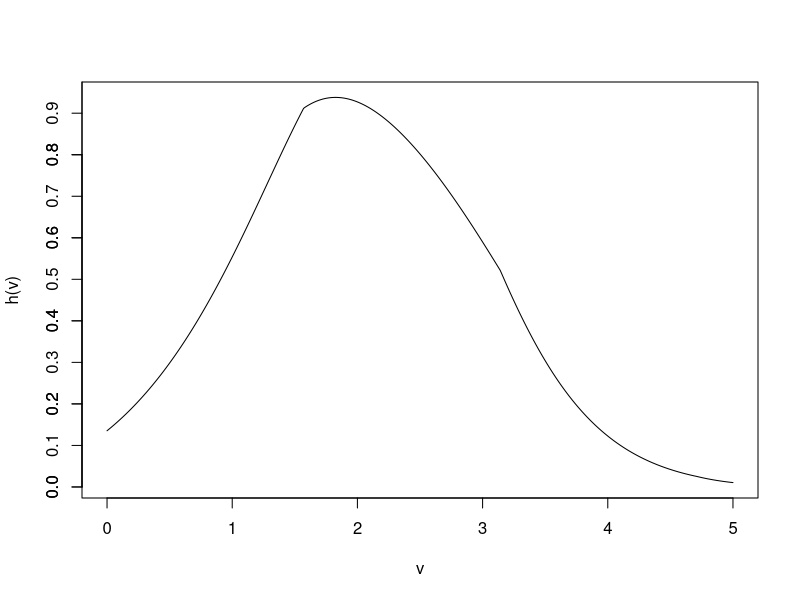
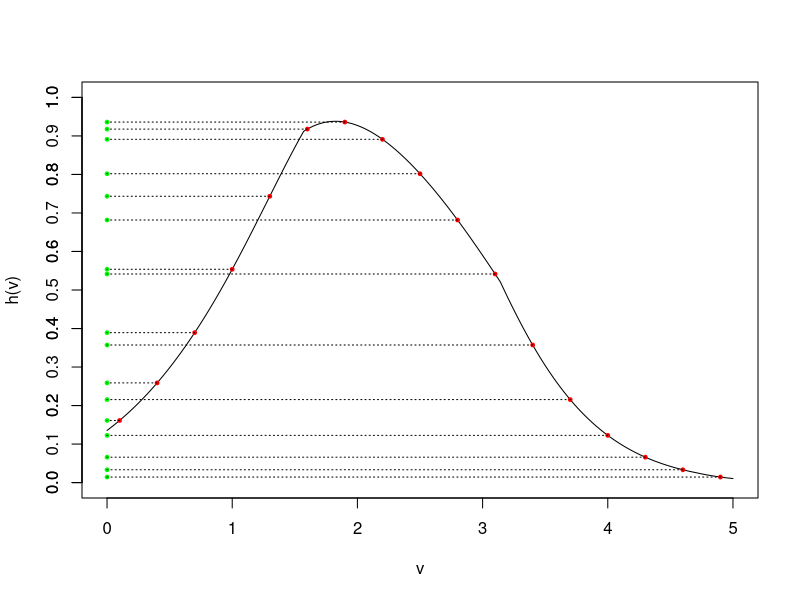
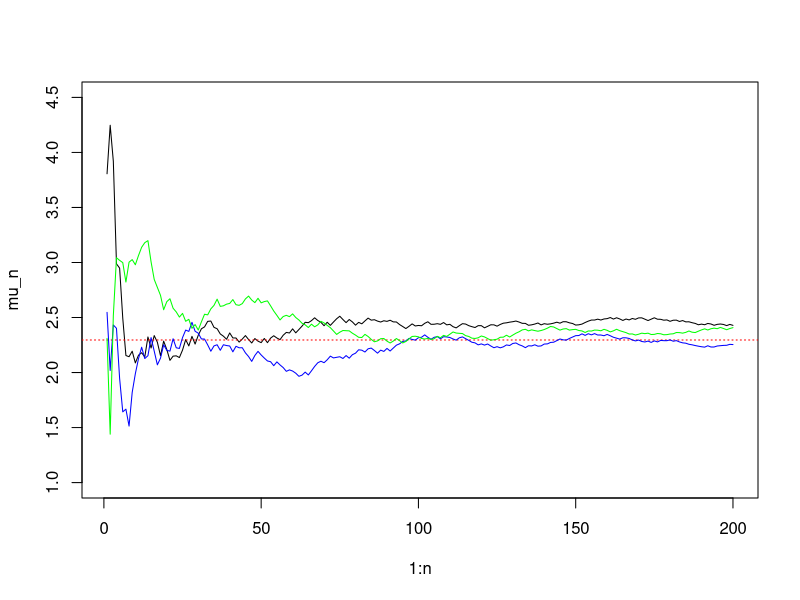
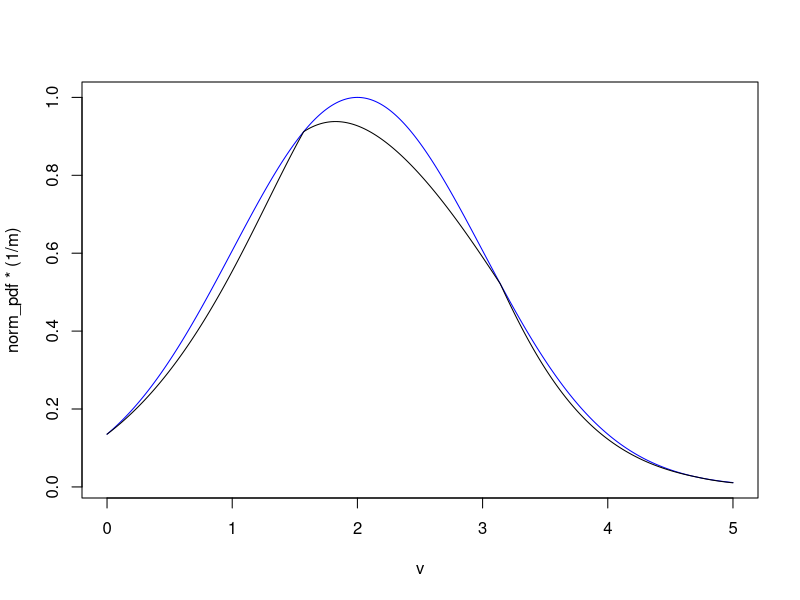
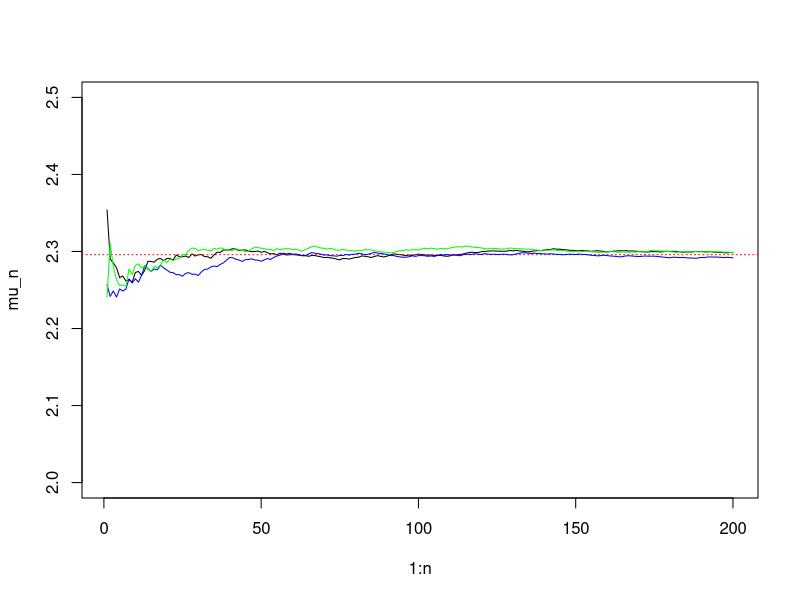
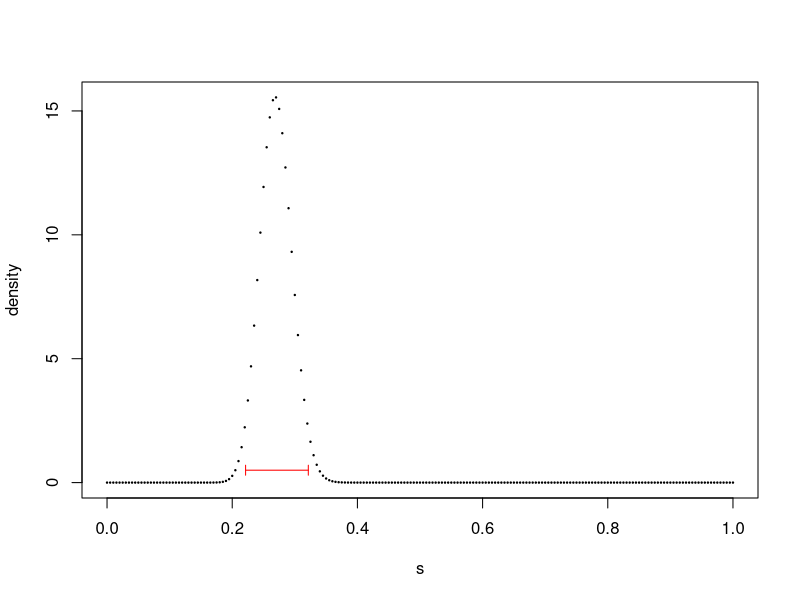
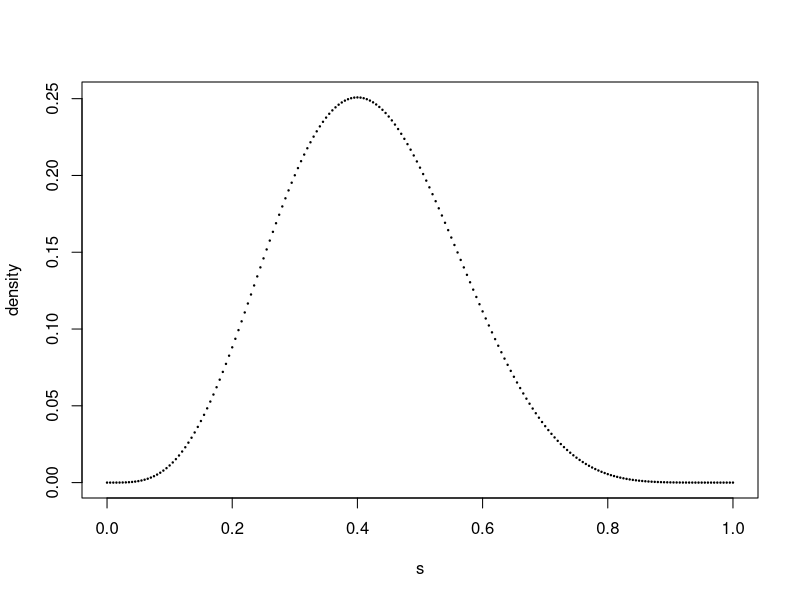
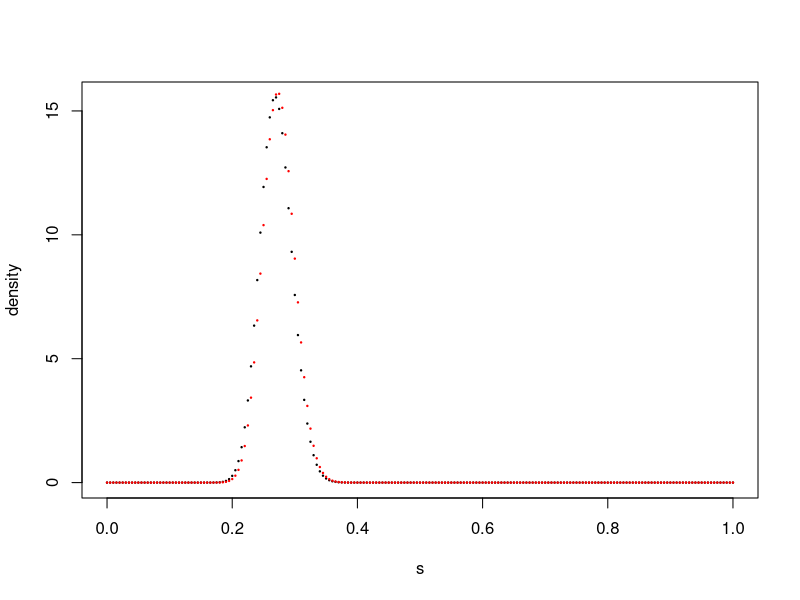

Write R code to recreate these figures, in order.
## ---- chunk 1
knitr::opts_chunk$set(echo = TRUE)
## ---- chunk 2
n = 5000
h <- function(x) exp(-0.5 * (x - 2) ^ 2 - 0.1 * abs( sin(2*x) ) )
v <- seq(0,5, by = 0.01)
plot(v, h(v), type = "l")
axis(side = 2, at = seq(0,1, by = 0.1))
## ---- chunk 3
x <- seq(0.1, 5, by = 0.3)
n <- length(x)
h_x <- h(x)

plot(v, h(v), type = "l", ylim = c(0,1))
axis(side = 2, at = seq(0,1, by = 0.1))
points(x, h_x, pch = 19, cex = 0.5, col = 'red')
points(rep(0,n), h_x, pch = 19, cex = 0.5, col = 'green')
segments(x, h_x, rep(0, n), h_x, lty = "dotted")
## ---- chunk 4
round(h_x, 4) # rounded to 4 decimal places for clarity
## ---- chunk 5
mean(h_x)
## ---- chunk 6
mean(h_x) * 5
## ---- chunk 7
## Monte Carlo Integration using uniform random sampling
n = 200

# First series
set.seed(1)
x <- runif(n, 0, 5)
hbar_n <- cumsum(h(x))/c(1:n)
mu_n <- hbar_n * 5


plot(1:n, mu_n, type = "l", ylim = c(1, 4.5))
abline(h = 2.29583, lty='dotted', col = 'red')

# Second series using a different random seed
set.seed(2)
x <- runif(n, 0, 5)
hbar_n <- cumsum(h(x))/c(1:n)
mu_n <- hbar_n * 5
lines(1:n, mu_n, type = "l", col = 'blue')

# Third series with different random seed point
set.seed(3)
x <- runif(n, 0, 5)
hbar_n <- cumsum(h(x))/c(1:n)
mu_n <- hbar_n * 5
lines(1:n, mu_n, type = "l", col = 'green')

## ---- chunk 8
print(mu_n[n])
## ---- chunk 9
# what the function looks like, along with the normal distribution
h <- function(x) exp(-0.5 * (x - 2) ^ 2 - 0.1 * abs( sin(2*x) ) )
v <- seq(0,5, by = 0.01)
norm_pdf <- dnorm(v, mean = 2, sd = 1)

# If we were doing accept-reject sampling, this is a way to find the optimal ratio to make 
# sure our proposal distribution is always greater than our target distribution
optimize(f = function(x){  dnorm(x,2,1) / h(x) }, interval=c(0,5))
# the function inside optimize is the proposal divided by the target.
# Optimize gives the location where the ratio between the proposal and target is smallest.
# If we multiply the proposal distribution by 1/ratio, then the proposal distribution will always be = target
# distribution at this location. So we use this value as our constant M.
m <- optimize(f = function(x){  dnorm(x,2,1) / h(x) }, interval=c(0,5))$objective
# Technically, this does not matter at all for importance sampling, but it makes it easier to see that 
# the trial distribution matches the desired function quite well.

plot(v, norm_pdf * (1/m), type = "l", col = "blue")  # trial distribution
lines(v, h(v), type = "l", col = "black")  # desired function

# we see a pretty good match between the trial distribution and desired function.
## ---- chunk 10
con = 1/(pnorm(5,2,1)-pnorm(0,2,1))
con
## ---- chunk 11
## Monte Carlo Integration using importance sampling
n = 200

# First series
set.seed(1)
x <- c()
while(length(x)< n){
  xb = rnorm(1,2,1)
  if(xb>5 | xb<0) {
    next
  }else {
    x <- c(x,xb)
  }
}

g <- function(x){return(con*dnorm(x,2,1))}
f <- 1/5
hbar_n <- cumsum(h(x)*f/g(x))/c(1:n)
mu_n <- hbar_n * 5

plot(1:n, mu_n, type = "l", ylim = c(2, 2.5))
abline(h = 2.29583, lty='dotted', col = 'red')

# Second series using a different random seed
set.seed(2)
x2 <- c()
while(length(x2)< n){
  xb = rnorm(1,2,1)
  if(xb>5 | xb<0) {
    next
  }else {
    x2 <- c(x2,xb)
  }
}
g <- function(x){return(con*dnorm(x2,2,1))}
f <- 1/5
hbar_n2 <- cumsum(f*h(x2)/g(x2))/c(1:n)
mu_n2 <- hbar_n2 * 5
lines(1:n, mu_n2, type = "l", col = 'blue')

# Third series with different random seed point
set.seed(3)
x3 <- c()
while(length(x3)< n){
  xb = rnorm(1,2,1)
  if(xb>5 | xb<0) {
    next
  }else {
    x3 <- c(x3,xb)
  }
}
g <- function(x){return(con*dnorm(x3,2,1))}
f <- 1/5
hbar_n3 <- cumsum(h(x3)*f/g(x3))/c(1:n)
mu_n3 <- hbar_n3 * 5
lines(1:n, mu_n3, type = "l", col = 'green')
## ---- chunk 12
new_present <- (0.99*0.001)/ ((0.99*0.001)+(0.05*(1-0.001)))
## ---- chunk 13
new_absent <- 1-new_present
b <- (1-0.99)*new_present/((1-0.99)*new_present + (1-0.05)*new_absent)
## ---- chunk 14
new_present2 <- (1-0.99)*0.001/((1-0.99)*0.001+(1-0.05)*(1-0.001))
## ---- chunk 15
new_absent2 <- 1-new_present2
c <- 0.99*new_present2/(0.99*new_present2+0.05*new_absent2)
## ---- chunk 16
s <- seq(0.0, 1, by = 0.005)
plot(s, dbeta(s, 81, 219), pch = 19, cex = 0.2, ylab = 'density')
arrows(qbeta(0.025, 81, 219), 0.5, qbeta(0.975, 81, 219), 0.5, col = 'red', code = 3, angle = 90, length = 0.05) # adding an 'arrow' to display a credibility interval at the level y = 0.5
## ---- chunk 17
print( c( qbeta(0.025, 81, 219), qbeta(0.975, 81, 219)))  # equal tailed Credibility interval
## ---- chunk 18
plot(s, dbinom(4, 10, s), pch = 19, cex = 0.2, ylab = 'density')
## ---- chunk 19
plot(s, dbeta(s, 81, 219), pch = 19, cex = 0.2, ylab = 'density')
points(s, dbeta(s, 81+4, 219+6), pch = 19, cex = 0.2, col = 'red')
## ---- chunk 20
pd <-c(qbeta(0.025, 81+4, 219+6), qbeta(0.975, 81+4, 219+6))
pd
## ---- chunk 21
ci <- c(qbinom(0.025, 10, 0.4)/10, qbinom(0.975, 10, 0.4)/10) 
ci
## ---- chunk 22
plot(s, dbeta(s, 81, 219), pch = 19, cex = 0.2, ylab = 'density',ylim = c(0,20))
points(s, dbeta(s, 81+4, 219+6), pch = 19, cex = 0.2, ylab = 'density', col = 'red')
arrows(pd[1], 0.5, pd[2], 0.5, col = 'red', code = 3, angle = 90, length=0.05) 
arrows(ci[1], 0.6, ci[2], col = 'blue', code = 3,angle = 90,length=0.05) 
## ---- chunk 23
plot(s, dbeta(s, 81, 219),pch = 19, cex = 0.2, ylab = 'density',ylim = c(0,20))
points(s, dbeta(s, 81+35, 219+65), col = 'red',pch = 19, cex = 0.2, ylab = 'density')
## ---- chunk 24
cred <- c(qbeta(0.025, 81+35, 219+65), qbeta(0.975, 81+35, 219+65))
clas <- c(qbinom(0.025, 100, 0.35)/100, qbinom(0.975, 100, 0.35)/100)
## ---- chunk 25
plot(s, dbeta(s, 81, 219),pch = 19, cex = 0.2, ylab = 'density',ylim = c(0,20))
points(s, dbeta(s, 81+35, 219+65), col="red",pch = 19, cex = 0.2, ylab = 'density')
arrows(cred[1], 0.5, cred[2], 0.5, col = 'red', code = 3, angle = 90, length=0.05) 
arrows(clas[1], 0.6, clas[2], 0.6, col = 'blue', code = 3, angle = 90, length=0.05) 
## ---- chunk 26
plot(s, dbeta(s, 81, 219),pch = 19, cex = 0.2, ylab = 'density',ylim = c(0,30))
points(s, dbeta(s, 81+175, 219+325),col="red",pch = 19, cex = 0.2, ylab = 'density')
## ---- chunk 27
cred2 <- c(qbeta(0.025, 81+175, 219+325), qbeta(0.975, 81+175, 219+325))
clas2 <- c(qbinom(0.025, 500, 0.35)/500, qbinom(0.975, 500, 0.35)/500)
## ---- chunk 28
plot(s, dbeta(s, 81, 219),pch = 19, cex = 0.2, ylab = 'density',ylim = c(0,30))
points(s, dbeta(s, 81+175, 219+325),col="red", pch = 19, cex = 0.2, ylab = 'density')
arrows(cred2[1], 0.5, cred2[2], 0.5, col = 'red', code = 3, angle = 90, length=0.05) 
arrows(clas2[1], 0.6, clas2[2], 0.6, col = 'blue', code = 3, angle = 90, length=0.05) 
## ---- chunk 29
cred3<- c(qbeta(0.025, 81+1750, 219+3250), qbeta(0.975, 81+1750, 219+3250))
clas3 <- c(qbinom(0.025, 5000, 0.35)/5000, qbinom(0.975, 5000,0.35)/5000)
plot(s, dbeta(s, 81, 219),pch = 19, cex = 0.2, ylab = 'density', ylim = c(0,50))
points(s, dbeta(s, 81+1750, 219+3250),col="red", pch = 19, cex = 0.2, ylab = 'density')
arrows(cred3[1], 0.5, cred3[2], 0.5, col = 'red', code = 3, angle = 90,length=0.05 ) 
arrows(clas3[1], 0.6, clas3[2], 0.6, col = 'blue', code = 3, angle = 90, length=0.05) 
